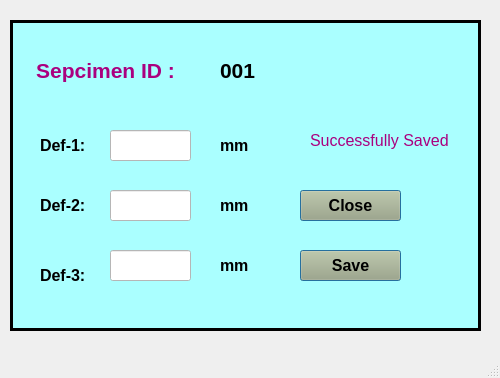
<?xml version="1.0" encoding="UTF-8"?>
<ui version="4.0">
 <class>MainWindow</class>
 <widget class="QMainWindow" name="MainWindow">
  <property name="geometry">
   <rect>
    <x>0</x>
    <y>0</y>
    <width>500</width>
    <height>378</height>
   </rect>
  </property>
  <property name="windowTitle">
   <string>MainWindow</string>
  </property>
  <widget class="QWidget" name="centralwidget">
   <widget class="QFrame" name="frame">
    <property name="geometry">
     <rect>
      <x>10</x>
      <y>20</y>
      <width>471</width>
      <height>311</height>
     </rect>
    </property>
    <property name="font">
     <font>
      <family>Arial</family>
      <pointsize>14</pointsize>
     </font>
    </property>
    <property name="autoFillBackground">
     <bool>false</bool>
    </property>
    <property name="styleSheet">
     <string notr="true">background-color: rgb(170, 255, 255);
</string>
    </property>
    <property name="frameShape">
     <enum>QFrame::Box</enum>
    </property>
    <property name="frameShadow">
     <enum>QFrame::Plain</enum>
    </property>
    <property name="lineWidth">
     <number>3</number>
    </property>
    <widget class="QLabel" name="label">
     <property name="geometry">
      <rect>
       <x>210</x>
       <y>30</y>
       <width>51</width>
       <height>41</height>
      </rect>
     </property>
     <property name="font">
      <font>
       <family>Arial</family>
       <pointsize>16</pointsize>
       <weight>75</weight>
       <bold>true</bold>
      </font>
     </property>
     <property name="text">
      <string>001</string>
     </property>
    </widget>
    <widget class="QLabel" name="label_2">
     <property name="geometry">
      <rect>
       <x>300</x>
       <y>100</y>
       <width>151</width>
       <height>41</height>
      </rect>
     </property>
     <property name="font">
      <font>
       <family>Arial</family>
       <pointsize>12</pointsize>
      </font>
     </property>
     <property name="styleSheet">
      <string notr="true">color: rgb(170, 0, 127);</string>
     </property>
     <property name="text">
      <string>Successfully Saved</string>
     </property>
    </widget>
    <widget class="QPushButton" name="pushButton_6">
     <property name="geometry">
      <rect>
       <x>290</x>
       <y>230</y>
       <width>101</width>
       <height>31</height>
      </rect>
     </property>
     <property name="font">
      <font>
       <family>Arial</family>
       <pointsize>12</pointsize>
       <weight>75</weight>
       <bold>true</bold>
      </font>
     </property>
     <property name="styleSheet">
      <string notr="true">background-color: rgb(170, 170, 127);
</string>
     </property>
     <property name="text">
      <string>Save</string>
     </property>
     <property name="autoDefault">
      <bool>true</bool>
     </property>
     <property name="default">
      <bool>true</bool>
     </property>
     <property name="flat">
      <bool>false</bool>
     </property>
    </widget>
    <widget class="QLabel" name="label_3">
     <property name="geometry">
      <rect>
       <x>30</x>
       <y>100</y>
       <width>61</width>
       <height>51</height>
      </rect>
     </property>
     <property name="font">
      <font>
       <family>Arial</family>
       <pointsize>12</pointsize>
       <weight>75</weight>
       <bold>true</bold>
      </font>
     </property>
     <property name="text">
      <string>Def-1:</string>
     </property>
    </widget>
    <widget class="QLineEdit" name="lineEdit">
     <property name="geometry">
      <rect>
       <x>100</x>
       <y>110</y>
       <width>81</width>
       <height>31</height>
      </rect>
     </property>
     <property name="font">
      <font>
       <family>Arial</family>
       <pointsize>12</pointsize>
       <weight>75</weight>
       <bold>true</bold>
      </font>
     </property>
     <property name="styleSheet">
      <string notr="true">background-color: rgb(255, 255, 255);</string>
     </property>
     <property name="text">
      <string/>
     </property>
     <property name="echoMode">
      <enum>QLineEdit::Normal</enum>
     </property>
    </widget>
    <widget class="QPushButton" name="pushButton_8">
     <property name="geometry">
      <rect>
       <x>290</x>
       <y>170</y>
       <width>101</width>
       <height>31</height>
      </rect>
     </property>
     <property name="font">
      <font>
       <family>Arial</family>
       <pointsize>12</pointsize>
       <weight>75</weight>
       <bold>true</bold>
      </font>
     </property>
     <property name="styleSheet">
      <string notr="true">background-color: rgb(170, 170, 127);
</string>
     </property>
     <property name="text">
      <string>Close</string>
     </property>
     <property name="autoDefault">
      <bool>true</bool>
     </property>
     <property name="default">
      <bool>true</bool>
     </property>
     <property name="flat">
      <bool>false</bool>
     </property>
    </widget>
    <widget class="QLabel" name="label_4">
     <property name="geometry">
      <rect>
       <x>10</x>
       <y>30</y>
       <width>171</width>
       <height>41</height>
      </rect>
     </property>
     <property name="font">
      <font>
       <family>Arial</family>
       <pointsize>16</pointsize>
       <weight>75</weight>
       <bold>true</bold>
      </font>
     </property>
     <property name="styleSheet">
      <string notr="true">color: rgb(170, 0, 127);</string>
     </property>
     <property name="text">
      <string>Sepcimen ID :</string>
     </property>
     <property name="alignment">
      <set>Qt::AlignCenter</set>
     </property>
    </widget>
    <widget class="QLabel" name="label_5">
     <property name="geometry">
      <rect>
       <x>30</x>
       <y>160</y>
       <width>61</width>
       <height>51</height>
      </rect>
     </property>
     <property name="font">
      <font>
       <family>Arial</family>
       <pointsize>12</pointsize>
       <weight>75</weight>
       <bold>true</bold>
      </font>
     </property>
     <property name="text">
      <string>Def-2:</string>
     </property>
    </widget>
    <widget class="QLineEdit" name="lineEdit_2">
     <property name="geometry">
      <rect>
       <x>100</x>
       <y>170</y>
       <width>81</width>
       <height>31</height>
      </rect>
     </property>
     <property name="font">
      <font>
       <family>Arial</family>
       <pointsize>12</pointsize>
       <weight>75</weight>
       <bold>true</bold>
      </font>
     </property>
     <property name="styleSheet">
      <string notr="true">background-color: rgb(255, 255, 255);</string>
     </property>
     <property name="text">
      <string/>
     </property>
     <property name="echoMode">
      <enum>QLineEdit::Normal</enum>
     </property>
    </widget>
    <widget class="QLabel" name="label_6">
     <property name="geometry">
      <rect>
       <x>30</x>
       <y>230</y>
       <width>61</width>
       <height>51</height>
      </rect>
     </property>
     <property name="font">
      <font>
       <family>Arial</family>
       <pointsize>12</pointsize>
       <weight>75</weight>
       <bold>true</bold>
      </font>
     </property>
     <property name="text">
      <string>Def-3:</string>
     </property>
    </widget>
    <widget class="QLineEdit" name="lineEdit_3">
     <property name="geometry">
      <rect>
       <x>100</x>
       <y>230</y>
       <width>81</width>
       <height>31</height>
      </rect>
     </property>
     <property name="font">
      <font>
       <family>Arial</family>
       <pointsize>12</pointsize>
       <weight>75</weight>
       <bold>true</bold>
      </font>
     </property>
     <property name="styleSheet">
      <string notr="true">background-color: rgb(255, 255, 255);</string>
     </property>
     <property name="text">
      <string/>
     </property>
     <property name="echoMode">
      <enum>QLineEdit::Normal</enum>
     </property>
    </widget>
    <widget class="QLabel" name="label_7">
     <property name="geometry">
      <rect>
       <x>210</x>
       <y>230</y>
       <width>51</width>
       <height>31</height>
      </rect>
     </property>
     <property name="font">
      <font>
       <family>Arial</family>
       <pointsize>12</pointsize>
       <weight>75</weight>
       <bold>true</bold>
      </font>
     </property>
     <property name="text">
      <string>mm</string>
     </property>
    </widget>
    <widget class="QLabel" name="label_8">
     <property name="geometry">
      <rect>
       <x>210</x>
       <y>170</y>
       <width>61</width>
       <height>31</height>
      </rect>
     </property>
     <property name="font">
      <font>
       <family>Arial</family>
       <pointsize>12</pointsize>
       <weight>75</weight>
       <bold>true</bold>
      </font>
     </property>
     <property name="text">
      <string>mm</string>
     </property>
    </widget>
    <widget class="QLabel" name="label_9">
     <property name="geometry">
      <rect>
       <x>210</x>
       <y>110</y>
       <width>61</width>
       <height>31</height>
      </rect>
     </property>
     <property name="font">
      <font>
       <family>Arial</family>
       <pointsize>12</pointsize>
       <weight>75</weight>
       <bold>true</bold>
      </font>
     </property>
     <property name="text">
      <string>mm</string>
     </property>
    </widget>
   </widget>
  </widget>
  <widget class="QMenuBar" name="menubar">
   <property name="geometry">
    <rect>
     <x>0</x>
     <y>0</y>
     <width>500</width>
     <height>21</height>
    </rect>
   </property>
  </widget>
  <widget class="QStatusBar" name="statusbar"/>
 </widget>
 <resources/>
 <connections/>
</ui>
